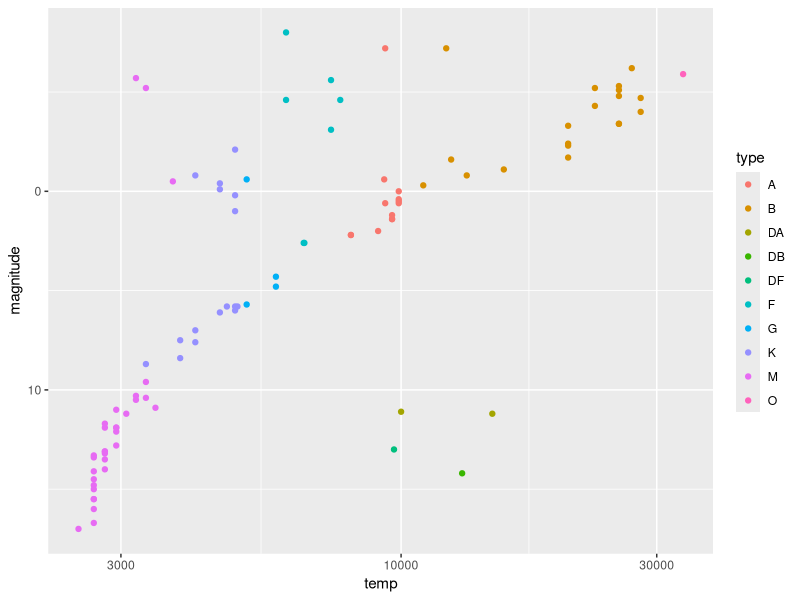

Here is the R script that generated this plot:
library(tidyverse)
library(dslabs)
data(stars)
options(digits = 3) 

p1 = stars %>%
  ggplot(aes(magnitude)) +
  geom_density(fill = "grey")

p2 = stars %>%
  ggplot(aes(temp, y = ..count..)) +
  geom_density(fill = "grey") +
  scale_x_continuous(trans = "log2")

p3 = stars %>%
  ggplot(aes(x = temp, y = magnitude, label = star)) +
  geom_point(alpha = 0) +
  scale_y_reverse() +
  scale_x_continuous(trans = "log10") +
  geom_text(size = 2)

p4 = stars %>%
  ggplot(aes(x = temp, y = magnitude, color = type)) +
  geom_point() +
  scale_y_reverse() +
  scale_x_continuous(trans = "log10")
p4
